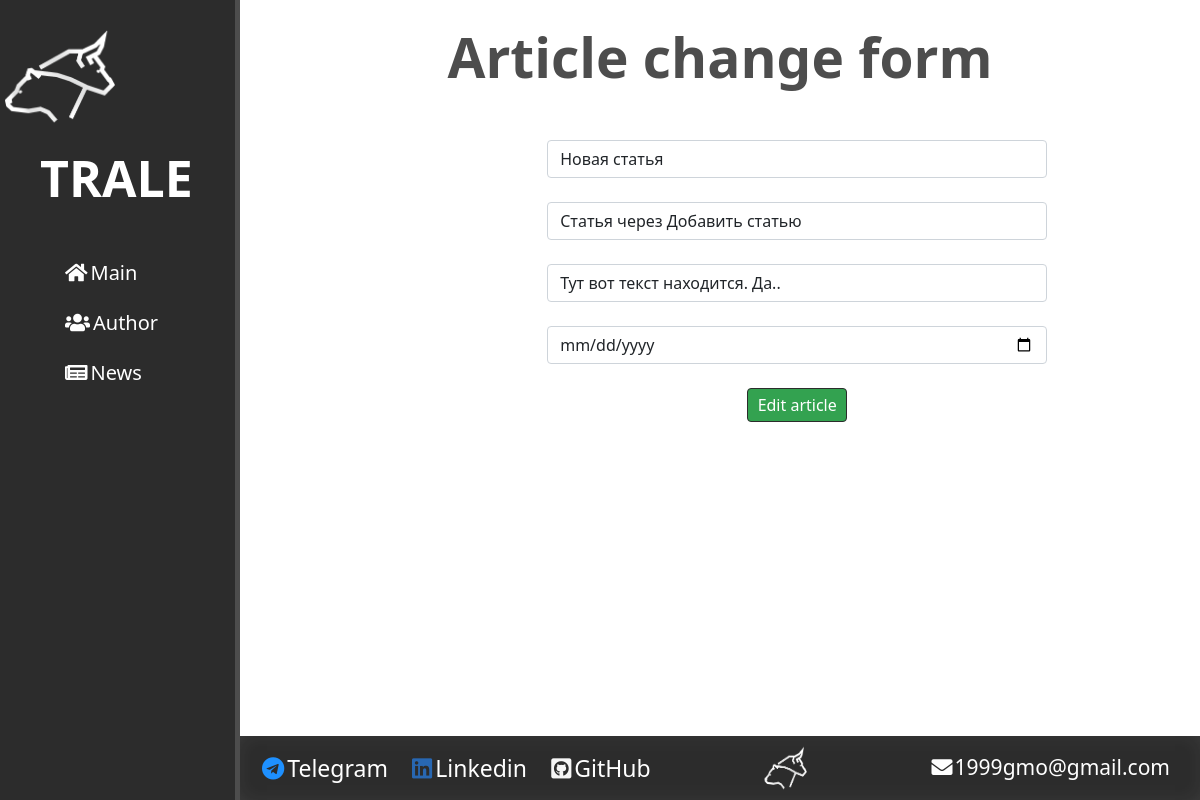
The app's page /news/7/update with its own data.
### news/models.py (models this page shows, shortened)
class Articles(models.Model):
    title = models.CharField('Article', max_length=50)
    anons = models.CharField('Аnnouncement', max_length=250)
    full_text = models.TextField('Content')
    date = models.DateTimeField('Date of publication')
    class Meta:
        verbose_name = 'News'
        verbose_name_plural = 'News'

### news/views.py (the view)
# urls.py: path('<int:pk>/update', views.NewsUpdateView.as_view(), name='news-update'),
class NewsUpdateView(UpdateView):
    model = Articles  # сама модель
    template_name = 'news/news_update.html'
    form_class = ArticlesForm  # указываем какой класс будет использоваться для отображения формы(в самом классе

### news/forms.py
class ArticlesForm(ModelForm):  # Создание формы и подсоединение её к таблице
    class Meta:
        model = Articles  # Название таблицы
        fields = ['title', 'anons', 'full_text', 'date']  # Поля таблицы
        widgets = {
            'title': TextInput(attrs={
                'class': 'form-control',
                'placeholder': 'Article title'
            }),
            'anons': TextInput(attrs={
                'class': 'form-control',
                'placeholder': 'Article announcement'
            }),
            'date': DateTimeInput(attrs={
                'type': 'date',
                'class': 'form-control',
                'placeholder': 'Date of publication'
            }),
            'full_text': TextInput(attrs={
                'class': 'form-control',
                'placeholder': 'Article text'
            }),
        }

### news/templates/news/news_update.html (shortened to what this page needs)
{% extends 'main/layout.html'%}
{% block content %}
    <div class="features">
        <h1>Article change form</h1>
        <form  method="post">
            {{ form.title }}<br>
            {{ form.anons }}<br>
            {{ form.full_text }}<br>
            {{ form.date }}<br>
            <button class="btn-success" type="submit">Edit article</button>
        </form>
    </div>
{% endblock %}

### main/static/main/css/main.css (style rules this page uses)
body { background: #ffffff; }
main .features, main .shadowbox { color: #4d4d4d; text-align: center; }
main .features h1, .shadowbox h1 { font-size: 55px; font-weight: bold; margin-top: 3vh; }
main .btn-success { background-color: #33a250; color: #ffffff; padding: 4px 0; border-radius: 4px; display: inline-block; width: 100px; border: 1px solid #2c2c2c; transition: transform .3s ease; }
.shadowbox, .features { min-height: 89vh; }
form { margin-left: 32%; width: 500px; margin-top: 50px; }

### records on screen
Articles: title "Новая статья", anons "Статья через Добавить статью", full_text "Тут вот текст находится. Да.."
